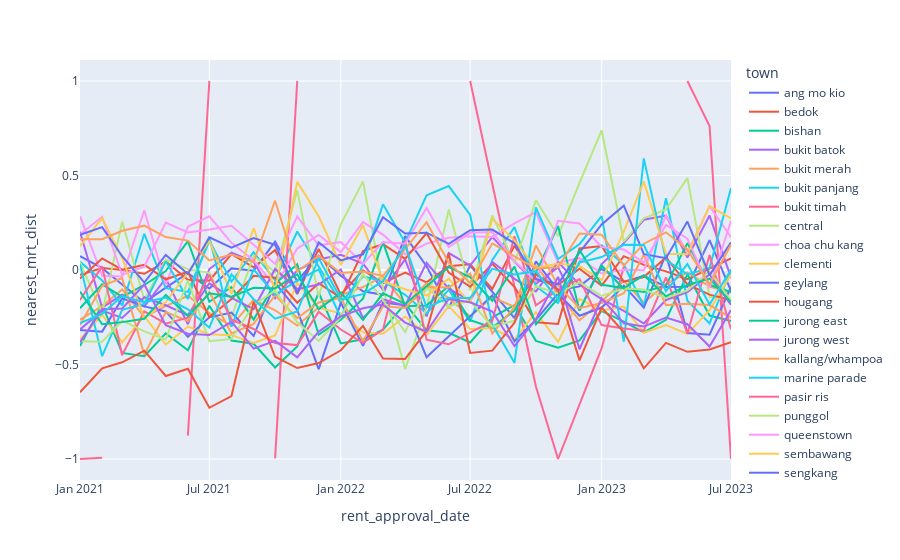

The code cell stored with this chart in its notebook:
### Code cell
train_df_cleaned_final.groupby(['rent_approval_date', 'town'])[['psqm', 'nearest_mrt_dist']].corr().iloc[0::2,-1].reset_index().plot.line(x='rent_approval_date', y='nearest_mrt_dist', color='town')

### Figure 1 — Plotly figure (JSON) as saved in the notebook; plotly's stock layout.template omitted (floating-point values rounded to 4 significant figures)
{"data": [{"hovertemplate": "town=ang mo kio<br>rent_approval_date=%{x}<br>nearest_mrt_dist=%{y}<extra></extra>", "legendgroup": "ang mo kio", "line": {"color": "#636efa", "dash": "solid"}, "marker": {"symbol": "circle"}, "mode": "lines", "name": "ang mo kio", "orientation": "v", "showlegend": true, "type": "scatter", "x": ["2021-01", "2021-02", "2021-03", "2021-04", "2021-05", "2021-06", "2021-07", "2021-08", "2021-09", "2021-10", "2021-11", "2021-12", "2022-01", "2022-02", "2022-03", "2022-04", "2022-05", "2022-06", "2022-07", "2022-08", "2022-09", "2022-10", "2022-11", "2022-12", "2023-01", "2023-02", "2023-03", "2023-04", "2023-05", "2023-06", "2023-07"], "xaxis": "x", "y": [0.07314, 0.009713, -0.07688, -0.1723, -0.09359, -0.01667, -0.0981, 0.008501, -0.004125, 0.1501, -0.0595, 0.07567, -0.02962, -0.1123, -0.1313, 0.1795, 0.01997, -0.201, 0.02334, -0.1127, -0.2548, 0.04543, -0.1065, -0.08655, 0.004924, -0.06289, -0.03027, -0.08942, -0.08883, 0.1577, -0.11], "yaxis": "y"}, {"hovertemplate": "town=bedok<br>rent_approval_date=%{x}<br>nearest_mrt_dist=%{y}<extra></extra>", "legendgroup": "bedok", "line": {"color": "#EF553B", "dash": "solid"}, "marker": {"symbol": "circle"}, "mode": "lines", "name": "bedok", "orientation": "v", "showlegend": true, "type": "scatter", "x": ["2021-01", "2021-02", "2021-03", "2021-04", "2021-05", "2021-06", "2021-07", "2021-08", "2021-09", "2021-10", "2021-11", "2021-12", "2022-01", "2022-02", "2022-03", "2022-04", "2022-05", "2022-06", "2022-07", "2022-08", "2022-09", "2022-10", "2022-11", "2022-12", "2023-01", "2023-02", "2023-03", "2023-04", "2023-05", "2023-06", "2023-07"], "xaxis": "x", "y": [-0.02584, 0.01086, -0.0002375, -0.02012, 0.04481, -0.0522, -0.0569, 0.08452, 0.01454, 0.1057, -0.1268, 0.1121, -0.1305, -0.001143, -0.06899, -0.01375, -0.06506, 0.02006, 0.02994, -0.1001, 0.129, -0.0513, -0.07921, 0.006622, -0.08194, 0.07325, 0.02722, -0.007194, -0.04861, 0.009066, 0.06181], "yaxis": "y"}, {"hovertemplate": "town=bishan<br>rent_approval_date=%{x}<br>nearest_mrt_dist=%{y}<extra></extra>", "legendgroup": "bishan", "line": {"color": "#00cc96", "dash": "solid"}, "marker": {"symbol": "circle"}, "mode": "lines", "name": "bishan", "orientation": "v", "showlegend": true, "type": "scatter", "x": ["2021-01", "2021-02", "2021-03", "2021-04", "2021-05", "2021-06", "2021-07", "2021-08", "2021-09", "2021-10", "2021-11", "2021-12", "2022-01", "2022-02", "2022-03", "2022-04", "2022-05", "2022-06", "2022-07", "2022-08", "2022-09", "2022-10", "2022-11", "2022-12", "2023-01", "2023-02", "2023-03", "2023-04", "2023-05", "2023-06", "2023-07"], "xaxis": "x", "y": [-0.4023, -0.1843, -0.4386, -0.4558, -0.3352, -0.4247, -0.1893, -0.3735, -0.3905, -0.5159, -0.4045, -0.1189, -0.3885, -0.367, -0.3152, -0.1779, -0.3189, -0.3325, -0.3833, -0.2501, -0.1855, -0.375, -0.4112, -0.3727, -0.2168, -0.2732, -0.3301, -0.2633, -0.02293, -0.2411, -0.2698], "yaxis": "y"}, {"hovertemplate": "town=bukit batok<br>rent_approval_date=%{x}<br>nearest_mrt_dist=%{y}<extra></extra>", "legendgroup": "bukit batok", "line": {"color": "#ab63fa", "dash": "solid"}, "marker": {"symbol": "circle"}, "mode": "lines", "name": "bukit batok", "orientation": "v", "showlegend": true, "type": "scatter", "x": ["2021-01", "2021-02", "2021-03", "2021-04", "2021-05", "2021-06", "2021-07", "2021-08", "2021-09", "2021-10", "2021-11", "2021-12", "2022-01", "2022-02", "2022-03", "2022-04", "2022-05", "2022-06", "2022-07", "2022-08", "2022-09", "2022-10", "2022-11", "2022-12", "2023-01", "2023-02", "2023-03", "2023-04", "2023-05", "2023-06", "2023-07"], "xaxis": "x", "y": [0.2023, -0.1989, -0.1302, -0.1934, -0.0448, -0.2868, 0.005255, 0.09204, 0.04302, -0.1493, -0.002083, 0.05553, 0.08043, 0.03349, -0.1046, 0.05585, -0.2452, 0.08987, 0.02374, 0.1758, 0.04451, -0.07225, 0.01416, -0.2126, 0.03136, 0.1423, 0.2657, 0.2879, 0.06643, 0.2879, -0.04015], "yaxis": "y"}, {"hovertemplate": "town=bukit merah<br>rent_approval_date=%{x}<br>nearest_mrt_dist=%{y}<extra></extra>", "legendgroup": "bukit merah", "line": {"color": "#FFA15A", "dash": "solid"}, "marker": {"symbol": "circle"}, "mode": "lines", "name": "bukit merah", "orientation": "v", "showlegend": true, "type": "scatter", "x": ["2021-01", "2021-02", "2021-03", "2021-04", "2021-05", "2021-06", "2021-07", "2021-08", "2021-09", "2021-10", "2021-11", "2021-12", "2022-01", "2022-02", "2022-03", "2022-04", "2022-05", "2022-06", "2022-07", "2022-08", "2022-09", "2022-10", "2022-11", "2022-12", "2023-01", "2023-02", "2023-03", "2023-04", "2023-05", "2023-06", "2023-07"], "xaxis": "x", "y": [-0.2624, -0.1916, -0.1031, -0.2492, -0.1913, -0.1363, -0.2278, -0.2954, -0.1574, -0.2132, -0.2939, -0.1982, -0.1325, -0.09013, -0.03275, -0.1825, -0.07064, -0.1491, -0.2457, -0.1434, -0.1957, 0.02164, -0.1269, -0.2662, -0.165, -0.05727, -0.172, -0.07435, -0.01218, -0.08752, -0.1199], "yaxis": "y"}, {"hovertemplate": "town=bukit panjang<br>rent_approval_date=%{x}<br>nearest_mrt_dist=%{y}<extra></extra>", "legendgroup": "bukit panjang", "line": {"color": "#19d3f3", "dash": "solid"}, "marker": {"symbol": "circle"}, "mode": "lines", "name": "bukit panjang", "orientation": "v", "showlegend": true, "type": "scatter", "x": ["2021-01", "2021-02", "2021-03", "2021-04", "2021-05", "2021-06", "2021-07", "2021-08", "2021-09", "2021-10", "2021-11", "2021-12", "2022-01", "2022-02", "2022-03", "2022-04", "2022-05", "2022-06", "2022-07", "2022-08", "2022-09", "2022-10", "2022-11", "2022-12", "2023-01", "2023-02", "2023-03", "2023-04", "2023-05", "2023-06", "2023-07"], "xaxis": "x", "y": [0.04323, -0.05531, -0.1869, 0.1914, -0.09613, -0.1157, 0.1529, -0.06074, 0.0938, -0.0532, 0.2035, 0.01516, -0.1738, -0.03364, -0.05902, -0.1312, -0.229, -0.1054, -0.2732, 0.05327, 0.2266, -0.08561, -0.1747, 0.04369, 0.131, 0.02931, -0.193, 0.3797, -0.1628, -0.283, 0.002956], "yaxis": "y"}, {"hovertemplate": "town=bukit timah<br>rent_approval_date=%{x}<br>nearest_mrt_dist=%{y}<extra></extra>", "legendgroup": "bukit timah", "line": {"color": "#FF6692", "dash": "solid"}, "marker": {"symbol": "circle"}, "mode": "lines", "name": "bukit timah", "orientation": "v", "showlegend": true, "type": "scatter", "x": ["2021-01", "2021-02", "2021-03", "2021-04", "2021-05", "2021-06", "2021-07", "2021-08", "2021-09", "2021-10", "2021-11", "2021-12", "2022-01", "2022-02", "2022-03", "2022-06", "2022-07", "2022-10", "2022-11", "2023-01", "2023-02", "2023-03", "2023-04", "2023-05", "2023-06", "2023-07"], "xaxis": "x", "y": [-1.0, -0.9933, null, null, null, -0.8765, 1.0, null, null, -0.9965, 1.0, null, -1.0, null, -1.0, null, 1.0, -0.6161, -1, -0.4135, 0.01762, null, null, 1.0, 0.7617, -1.0], "yaxis": "y"}, {"hovertemplate": "town=central<br>rent_approval_date=%{x}<br>nearest_mrt_dist=%{y}<extra></extra>", "legendgroup": "central", "line": {"color": "#B6E880", "dash": "solid"}, "marker": {"symbol": "circle"}, "mode": "lines", "name": "central", "orientation": "v", "showlegend": true, "type": "scatter", "x": ["2021-01", "2021-02", "2021-03", "2021-04", "2021-05", "2021-06", "2021-07", "2021-08", "2021-09", "2021-10", "2021-11", "2021-12", "2022-01", "2022-02", "2022-03", "2022-04", "2022-05", "2022-06", "2022-07", "2022-08", "2022-09", "2022-10", "2022-11", "2022-12", "2023-01", "2023-02", "2023-03", "2023-04", "2023-05", "2023-06", "2023-07"], "xaxis": "x", "y": [0.04082, -0.2283, 0.2562, -0.1584, 0.05486, 0.004184, -0.01511, -0.2478, 0.07384, -0.01045, 0.4223, -0.1407, 0.2417, 0.4689, -0.09531, -0.5243, -0.1981, 0.3195, -0.1085, 0.2882, 0.03661, 0.3687, 0.1803, 0.4614, 0.7393, 0.1508, 0.2736, 0.3201, 0.4871, -0.1427, -0.1607], "yaxis": "y"}, {"hovertemplate": "town=choa chu kang<br>rent_approval_date=%{x}<br>nearest_mrt_dist=%{y}<extra></extra>", "legendgroup": "choa chu kang", "line": {"color": "#FF97FF", "dash": "solid"}, "marker": {"symbol": "circle"}, "mode": "lines", "name": "choa chu kang", "orientation": "v", "showlegend": true, "type": "scatter", "x": ["2021-01", "2021-02", "2021-03", "2021-04", "2021-05", "2021-06", "2021-07", "2021-08", "2021-09", "2021-10", "2021-11", "2021-12", "2022-01", "2022-02", "2022-03", "2022-04", "2022-05", "2022-06", "2022-07", "2022-08", "2022-09", "2022-10", "2022-11", "2022-12", "2023-01", "2023-02", "2023-03", "2023-04", "2023-05", "2023-06", "2023-07"], "xaxis": "x", "y": [0.2846, -0.03042, -0.03464, 0.3161, -0.07805, 0.2291, 0.2841, 0.1439, 0.05144, -0.08458, 0.1136, 0.1851, 0.09521, 0.2535, 0.1871, 0.08353, 0.1394, 0.1711, 0.1788, 0.1748, 0.2464, 0.3056, 0.03935, 0.06255, -0.01845, 0.0007167, -0.0007428, 0.2886, 0.09153, 0.3379, 0.1731], "yaxis": "y"}, {"hovertemplate": "town=clementi<br>rent_approval_date=%{x}<br>nearest_mrt_dist=%{y}<extra></extra>", "legendgroup": "clementi", "line": {"color": "#FECB52", "dash": "solid"}, "marker": {"symbol": "circle"}, "mode": "lines", "name": "clementi", "orientation": "v", "showlegend": true, "type": "scatter", "x": ["2021-01", "2021-02", "2021-03", "2021-04", "2021-05", "2021-06", "2021-07", "2021-08", "2021-09", "2021-10", "2021-11", "2021-12", "2022-01", "2022-02", "2022-03", "2022-04", "2022-05", "2022-06", "2022-07", "2022-08", "2022-09", "2022-10", "2022-11", "2022-12", "2023-01", "2023-02", "2023-03", "2023-04", "2023-05", "2023-06", "2023-07"], "xaxis": "x", "y": [-0.3671, -0.2369, -0.3827, -0.2435, -0.3944, -0.2992, -0.3397, -0.3446, -0.3866, -0.3469, -0.06939, -0.1998, -0.2293, -0.3301, -0.3376, -0.2463, -0.3431, -0.1912, -0.3125, -0.3069, -0.3673, -0.2226, -0.3807, -0.1522, -0.2147, -0.194, -0.3318, -0.2919, -0.3377, -0.2125, -0.02399], "yaxis": "y"}, {"hovertemplate": "town=geylang<br>rent_approval_date=%{x}<br>nearest_mrt_dist=%{y}<extra></extra>", "legendgroup": "geylang", "line": {"color": "#636efa", "dash": "solid"}, "marker": {"symbol": "circle"}, "mode": "lines", "name": "geylang", "orientation": "v", "showlegend": true, "type": "scatter", "x": ["2021-01", "2021-02", "2021-03", "2021-04", "2021-05", "2021-06", "2021-07", "2021-08", "2021-09", "2021-10", "2021-11", "2021-12", "2022-01", "2022-02", "2022-03", "2022-04", "2022-05", "2022-06", "2022-07", "2022-08", "2022-09", "2022-10", "2022-11", "2022-12", "2023-01", "2023-02", "2023-03", "2023-04", "2023-05", "2023-06", "2023-07"], "xaxis": "x", "y": [-0.3177, -0.3261, -0.1501, -0.1924, -0.2194, -0.3536, -0.2507, -0.2255, -0.3493, -0.06875, -0.2115, -0.5243, -0.1736, -0.401, -0.1725, -0.1861, -0.4611, -0.3501, -0.2473, -0.1343, -0.3774, -0.2635, -0.1243, -0.2421, -0.1985, -0.08257, -0.1996, 0.08409, -0.3335, -0.342, -0.08896], "yaxis": "y"}, {"hovertemplate": "town=hougang<br>rent_approval_date=%{x}<br>nearest_mrt_dist=%{y}<extra></extra>", "legendgroup": "hougang", "line": {"color": "#EF553B", "dash": "solid"}, "marker": {"symbol": "circle"}, "mode": "lines", "name": "hougang", "orientation": "v", "showlegend": true, "type": "scatter", "x": ["2021-01", "2021-02", "2021-03", "2021-04", "2021-05", "2021-06", "2021-07", "2021-08", "2021-09", "2021-10", "2021-11", "2021-12", "2022-01", "2022-02", "2022-03", "2022-04", "2022-05", "2022-06", "2022-07", "2022-08", "2022-09", "2022-10", "2022-11", "2022-12", "2023-01", "2023-02", "2023-03", "2023-04", "2023-05", "2023-06", "2023-07"], "xaxis": "x", "y": [-0.04534, 0.06092, 0.001987, 0.02758, -0.04926, -0.009783, -0.2493, -0.1531, -0.03088, -0.04081, -0.1732, -0.07016, -0.1475, 0.09983, 0.137, 0.05871, 0.1951, -0.01374, -0.08871, 0.03239, -0.08982, -0.2768, -0.2859, 0.1136, 0.1272, -0.06191, -0.03769, 0.06625, -0.07638, -0.1304, -0.1583], "yaxis": "y"}, {"hovertemplate": "town=jurong east<br>rent_approval_date=%{x}<br>nearest_mrt_dist=%{y}<extra></extra>", "legendgroup": "jurong east", "line": {"color": "#00cc96", "dash": "solid"}, "marker": {"symbol": "circle"}, "mode": "lines", "name": "jurong east", "orientation": "v", "showlegend": true, "type": "scatter", "x": ["2021-01", "2021-02", "2021-03", "2021-04", "2021-05", "2021-06", "2021-07", "2021-08", "2021-09", "2021-10", "2021-11", "2021-12", "2022-01", "2022-02", "2022-03", "2022-04", "2022-05", "2022-06", "2022-07", "2022-08", "2022-09", "2022-10", "2022-11", "2022-12", "2023-01", "2023-02", "2023-03", "2023-04", "2023-05", "2023-06", "2023-07"], "xaxis": "x", "y": [-0.2027, -0.07562, -0.1426, -0.07935, -0.005799, 0.1532, -0.168, -0.09077, -0.2625, -0.07241, 0.03017, -0.3423, -0.2624, -0.152, 0.1475, -0.1919, -0.1876, -0.08293, -0.2658, -0.3044, -0.2141, -0.01281, 0.233, -0.2149, 0.02339, -0.1004, -0.1167, -0.08216, 0.1424, -0.07838, -0.1173], "yaxis": "y"}, {"hovertemplate": "town=jurong west<br>rent_approval_date=%{x}<br>nearest_mrt_dist=%{y}<extra></extra>", "legendgroup": "jurong west", "line": {"color": "#ab63fa", "dash": "solid"}, "marker": {"symbol": "circle"}, "mode": "lines", "name": "jurong west", "orientation": "v", "showlegend": true, "type": "scatter", "x": ["2021-01", "2021-02", "2021-03", "2021-04", "2021-05", "2021-06", "2021-07", "2021-08", "2021-09", "2021-10", "2021-11", "2021-12", "2022-01", "2022-02", "2022-03", "2022-04", "2022-05", "2022-06", "2022-07", "2022-08", "2022-09", "2022-10", "2022-11", "2022-12", "2023-01", "2023-02", "2023-03", "2023-04", "2023-05", "2023-06", "2023-07"], "xaxis": "x", "y": [-0.3144, -0.2151, -0.2536, -0.1442, -0.1864, -0.2388, -0.07035, -0.1472, -0.2067, 0.005781, -0.101, -0.07669, 0.002739, -0.2536, -0.156, -0.1889, 0.03837, -0.09901, -0.1616, 0.04241, -0.04715, -0.1136, 0.04148, -0.07777, -0.1538, -0.2162, -0.283, -0.1585, -0.1175, -0.02346, -0.1842], "yaxis": "y"}, {"hovertemplate": "town=kallang/whampoa<br>rent_approval_date=%{x}<br>nearest_mrt_dist=%{y}<extra></extra>", "legendgroup": "kallang/whampoa", "line": {"color": "#FFA15A", "dash": "solid"}, "marker": {"symbol": "circle"}, "mode": "lines", "name": "kallang/whampoa", "orientation": "v", "showlegend": true, "type": "scatter", "x": ["2021-01", "2021-02", "2021-03", "2021-04", "2021-05", "2021-06", "2021-07", "2021-08", "2021-09", "2021-10", "2021-11", "2021-12", "2022-01", "2022-02", "2022-03", "2022-04", "2022-05", "2022-06", "2022-07", "2022-08", "2022-09", "2022-10", "2022-11", "2022-12", "2023-01", "2023-02", "2023-03", "2023-04", "2023-05", "2023-06", "2023-07"], "xaxis": "x", "y": [-0.2915, -0.08341, -0.04323, -0.4488, -0.2226, -0.2695, -0.1162, -0.3357, -0.2855, -0.1334, -0.2543, -0.1717, -0.1465, -0.3775, -0.1918, -0.2013, -0.08979, -0.09302, -0.01919, -0.336, -0.1961, 0.1292, -0.08209, -0.2019, -0.1743, -0.1225, 0.0812, -0.1858, -0.1781, -0.1856, -0.2518], "yaxis": "y"}, {"hovertemplate": "town=marine parade<br>rent_approval_date=%{x}<br>nearest_mrt_dist=%{y}<extra></extra>", "legendgroup": "marine parade", "line": {"color": "#19d3f3", "dash": "solid"}, "marker": {"symbol": "circle"}, "mode": "lines", "name": "marine parade", "orientation": "v", "showlegend": true, "type": "scatter", "x": ["2021-01", "2021-02", "2021-03", "2021-04", "2021-05", "2021-06", "2021-07", "2021-08", "2021-09", "2021-10", "2021-11", "2021-12", "2022-01", "2022-02", "2022-03", "2022-04", "2022-05", "2022-06", "2022-07", "2022-08", "2022-09", "2022-10", "2022-11", "2022-12", "2023-01", "2023-02", "2023-03", "2023-04", "2023-05", "2023-06", "2023-07"], "xaxis": "x", "y": [0.03074, -0.4562, -0.2109, -0.1792, 0.0458, -0.1531, 0.1753, -0.3001, 0.003161, -0.1305, -0.05649, 0.002991, -0.2528, 0.03087, 0.3473, 0.1459, 0.3951, 0.4441, 0.291, -0.2889, -0.4909, 0.3313, 0.05821, 0.1368, 0.2852, -0.3796, 0.5905, 0.053, -0.02327, 0.01061, 0.4337], "yaxis": "y"}, {"hovertemplate": "town=pasir ris<br>rent_approval_date=%{x}<br>nearest_mrt_dist=%{y}<extra></extra>", "legendgroup": "pasir ris", "line": {"color": "#FF6692", "dash": "solid"}, "marker": {"symbol": "circle"}, "mode": "lines", "name": "pasir ris", "orientation": "v", "showlegend": true, "type": "scatter", "x": ["2021-01", "2021-02", "2021-03", "2021-04", "2021-05", "2021-06", "2021-07", "2021-08", "2021-09", "2021-10", "2021-11", "2021-12", "2022-01", "2022-02", "2022-03", "2022-04", "2022-05", "2022-06", "2022-07", "2022-08", "2022-09", "2022-10", "2022-11", "2022-12", "2023-01", "2023-02", "2023-03", "2023-04", "2023-05", "2023-06", "2023-07"], "xaxis": "x", "y": [-0.1587, 0.01908, -0.4506, -0.2192, -0.284, -0.2523, -0.02512, -0.263, -0.3122, -0.3858, -0.3974, -0.2214, -0.3148, -0.3858, -0.3157, 0.1545, -0.3688, -0.393, -0.3318, -0.2694, 0.1789, -0.1874, -0.1035, -0.04779, -0.2915, -0.3098, -0.3213, -0.03945, -0.3355, 0.07882, -0.3134], "yaxis": "y"}, {"hovertemplate": "town=punggol<br>rent_approval_date=%{x}<br>nearest_mrt_dist=%{y}<extra></extra>", "legendgroup": "punggol", "line": {"color": "#B6E880", "dash": "solid"}, "marker": {"symbol": "circle"}, "mode": "lines", "name": "punggol", "orientation": "v", "showlegend": true, "type": "scatter", "x": ["2021-01", "2021-02", "2021-03", "2021-04", "2021-05", "2021-06", "2021-07", "2021-08", "2021-09", "2021-10", "2021-11", "2021-12", "2022-01", "2022-02", "2022-03", "2022-04", "2022-05", "2022-06", "2022-07", "2022-08", "2022-09", "2022-10", "2022-11", "2022-12", "2023-01", "2023-02", "2023-03", "2023-04", "2023-05", "2023-06", "2023-07"], "xaxis": "x", "y": [-0.3775, -0.3793, -0.2683, -0.3245, -0.3682, -0.05653, -0.3766, -0.3646, -0.1844, -0.1093, -0.2767, -0.3753, -0.251, -0.02139, -0.1583, -0.3282, -0.09572, -0.1907, -0.1629, -0.3004, -0.2682, -0.08625, -0.1245, -0.0641, -0.1375, -0.09826, -0.1034, -0.1483, -0.1081, -0.006128, -0.1607], "yaxis": "y"}, {"hovertemplate": "town=queenstown<br>rent_approval_date=%{x}<br>nearest_mrt_dist=%{y}<extra></extra>", "legendgroup": "queenstown", "line": {"color": "#FF97FF", "dash": "solid"}, "marker": {"symbol": "circle"}, "mode": "lines", "name": "queenstown", "orientation": "v", "showlegend": true, "type": "scatter", "x": ["2021-01", "2021-02", "2021-03", "2021-04", "2021-05", "2021-06", "2021-07", "2021-08", "2021-09", "2021-10", "2021-11", "2021-12", "2022-01", "2022-02", "2022-03", "2022-04", "2022-05", "2022-06", "2022-07", "2022-08", "2022-09", "2022-10", "2022-11", "2022-12", "2023-01", "2023-02", "2023-03", "2023-04", "2023-05", "2023-06", "2023-07"], "xaxis": "x", "y": [0.1879, 0.2815, -0.02649, 0.01787, 0.251, 0.1985, 0.2139, 0.2342, 0.134, 0.03236, 0.2834, 0.1304, 0.1485, 0.033, 0.1478, 0.1388, 0.328, 0.1215, 0.1967, 0.2013, 0.04686, -0.059, 0.2606, 0.2461, 0.1216, 0.1081, 0.0393, 0.2383, 0.1652, -0.09555, 0.2603], "yaxis": "y"}, {"hovertemplate": "town=sembawang<br>rent_approval_date=%{x}<br>nearest_mrt_dist=%{y}<extra></extra>", "legendgroup": "sembawang", "line": {"color": "#FECB52", "dash": "solid"}, "marker": {"symbol": "circle"}, "mode": "lines", "name": "sembawang", "orientation": "v", "showlegend": true, "type": "scatter", "x": ["2021-01", "2021-02", "2021-03", "2021-04", "2021-05", "2021-06", "2021-07", "2021-08", "2021-09", "2021-10", "2021-11", "2021-12", "2022-01", "2022-02", "2022-03", "2022-04", "2022-05", "2022-06", "2022-07", "2022-08", "2022-09", "2022-10", "2022-11", "2022-12", "2023-01", "2023-02", "2023-03", "2023-04", "2023-05", "2023-06", "2023-07"], "xaxis": "x", "y": [0.1258, 0.2743, 0.06362, -0.2544, -0.17, -0.01425, 0.1538, -0.126, 0.2215, -0.1066, 0.4662, 0.2839, 0.02576, 0.2371, -0.06087, -0.1021, -0.1356, -0.04586, -0.1757, 0.2708, 0.157, 0.01053, 0.03432, 0.02068, -0.05377, 0.2034, 0.4691, 0.08555, 0.08345, 0.3381, 0.2733], "yaxis": "y"}, {"hovertemplate": "town=sengkang<br>rent_approval_date=%{x}<br>nearest_mrt_dist=%{y}<extra></extra>", "legendgroup": "sengkang", "line": {"color": "#636efa", "dash": "solid"}, "marker": {"symbol": "circle"}, "mode": "lines", "name": "sengkang", "orientation": "v", "showlegend": true, "type": "scatter", "x": ["2021-01", "2021-02", "2021-03", "2021-04", "2021-05", "2021-06", "2021-07", "2021-08", "2021-09", "2021-10", "2021-11", "2021-12", "2022-01", "2022-02", "2022-03", "2022-04", "2022-05", "2022-06", "2022-07", "2022-08", "2022-09", "2022-10", "2022-11", "2022-12", "2023-01", "2023-02", "2023-03", "2023-04", "2023-05", "2023-06", "2023-07"], "xaxis": "x", "y": [0.1864, 0.2268, 0.07291, -0.06625, 0.07996, -0.021, 0.1726, 0.1184, 0.1685, 0.1331, -0.1231, 0.1465, 0.05085, 0.08289, 0.2793, 0.1929, 0.1972, 0.1385, 0.2107, 0.2136, 0.1413, -0.04769, -0.07435, 0.09343, 0.241, 0.3405, 0.08393, 0.06273, 0.2562, -0.02732, 0.146], "yaxis": "y"}, {"hovertemplate": "town=serangoon<br>rent_approval_date=%{x}<br>nearest_mrt_dist=%{y}<extra></extra>", "legendgroup": "serangoon", "line": {"color": "#EF553B", "dash": "solid"}, "marker": {"symbol": "circle"}, "mode": "lines", "name": "serangoon", "orientation": "v", "showlegend": true, "type": "scatter", "x": ["2021-01", "2021-02", "2021-03", "2021-04", "2021-05", "2021-06", "2021-07", "2021-08", "2021-09", "2021-10", "2021-11", "2021-12", "2022-01", "2022-02", "2022-03", "2022-04", "2022-05", "2022-06", "2022-07", "2022-08", "2022-09", "2022-10", "2022-11", "2022-12", "2023-01", "2023-02", "2023-03", "2023-04", "2023-05", "2023-06", "2023-07"], "xaxis": "x", "y": [-0.6473, -0.5204, -0.4882, -0.4268, -0.5607, -0.5223, -0.729, -0.6671, -0.1675, -0.459, -0.5188, -0.4924, -0.4248, -0.2958, -0.4688, -0.4708, -0.3221, 0.0869, -0.4389, -0.4268, -0.279, -0.02201, -0.1059, -0.478, -0.1995, -0.3284, -0.5203, -0.3859, -0.4329, -0.4203, -0.3827], "yaxis": "y"}, {"hovertemplate": "town=tampines<br>rent_approval_date=%{x}<br>nearest_mrt_dist=%{y}<extra></extra>", "legendgroup": "tampines", "line": {"color": "#00cc96", "dash": "solid"}, "marker": {"symbol": "circle"}, "mode": "lines", "name": "tampines", "orientation": "v", "showlegend": true, "type": "scatter", "x": ["2021-01", "2021-02", "2021-03", "2021-04", "2021-05", "2021-06", "2021-07", "2021-08", "2021-09", "2021-10", "2021-11", "2021-12", "2022-01", "2022-02", "2022-03", "2022-04", "2022-05", "2022-06", "2022-07", "2022-08", "2022-09", "2022-10", "2022-11", "2022-12", "2023-01", "2023-02", "2023-03", "2023-04", "2023-05", "2023-06", "2023-07"], "xaxis": "x", "y": [-0.114, -0.287, -0.2757, -0.258, -0.1319, -0.2432, -0.1235, -0.1414, -0.09452, -0.09753, -0.02265, -0.2079, -0.1184, -0.2637, -0.1237, -0.1796, -0.0858, 0.01567, -0.03817, -0.1631, 0.01833, -0.2876, -0.149, 0.1047, -0.07859, -0.09521, -0.02757, -0.139, -0.07904, -0.04547, -0.1704], "yaxis": "y"}, {"hovertemplate": "town=toa payoh<br>rent_approval_date=%{x}<br>nearest_mrt_dist=%{y}<extra></extra>", "legendgroup": "toa payoh", "line": {"color": "#ab63fa", "dash": "solid"}, "marker": {"symbol": "circle"}, "mode": "lines", "name": "toa payoh", "orientation": "v", "showlegend": true, "type": "scatter", "x": ["2021-01", "2021-02", "2021-03", "2021-04", "2021-05", "2021-06", "2021-07", "2021-08", "2021-09", "2021-10", "2021-11", "2021-12", "2022-01", "2022-02", "2022-03", "2022-04", "2022-05", "2022-06", "2022-07", "2022-08", "2022-09", "2022-10", "2022-11", "2022-12", "2023-01", "2023-02", "2023-03", "2023-04", "2023-05", "2023-06", "2023-07"], "xaxis": "x", "y": [-0.3827, -0.2077, -0.2032, -0.07678, -0.2924, -0.3368, -0.3441, -0.2747, -0.4161, -0.3748, -0.4618, -0.3257, -0.2452, -0.2025, -0.183, -0.2781, -0.3267, -0.1537, -0.1711, -0.2193, -0.4022, -0.261, -0.03631, -0.4194, -0.1495, -0.282, -0.2994, -0.2515, -0.2868, -0.4048, -0.2111], "yaxis": "y"}, {"hovertemplate": "town=woodlands<br>rent_approval_date=%{x}<br>nearest_mrt_dist=%{y}<extra></extra>", "legendgroup": "woodlands", "line": {"color": "#FFA15A", "dash": "solid"}, "marker": {"symbol": "circle"}, "mode": "lines", "name": "woodlands", "orientation": "v", "showlegend": true, "type": "scatter", "x": ["2021-01", "2021-02", "2021-03", "2021-04", "2021-05", "2021-06", "2021-07", "2021-08", "2021-09", "2021-10", "2021-11", "2021-12", "2022-01", "2022-02", "2022-03", "2022-04", "2022-05", "2022-06", "2022-07", "2022-08", "2022-09", "2022-10", "2022-11", "2022-12", "2023-01", "2023-02", "2023-03", "2023-04", "2023-05", "2023-06", "2023-07"], "xaxis": "x", "y": [0.163, 0.1631, 0.2079, 0.2345, 0.1743, 0.1556, 0.05031, 0.08196, 0.04235, 0.3666, -0.007943, 0.07389, -0.01633, -0.007545, -0.03105, 0.1101, 0.253, 0.0388, -0.06863, 0.1409, 0.07226, 0.008268, 0.01406, 0.1927, 0.1863, 0.02296, 0.1392, 0.1994, 0.1092, -0.07782, 0.1346], "yaxis": "y"}, {"hovertemplate": "town=yishun<br>rent_approval_date=%{x}<br>nearest_mrt_dist=%{y}<extra></extra>", "legendgroup": "yishun", "line": {"color": "#19d3f3", "dash": "solid"}, "marker": {"symbol": "circle"}, "mode": "lines", "name": "yishun", "orientation": "v", "showlegend": true, "type": "scatter", "x": ["2021-01", "2021-02", "2021-03", "2021-04", "2021-05", "2021-06", "2021-07", "2021-08", "2021-09", "2021-10", "2021-11", "2021-12", "2022-01", "2022-02", "2022-03", "2022-04", "2022-05", "2022-06", "2022-07", "2022-08", "2022-09", "2022-10", "2022-11", "2022-12", "2023-01", "2023-02", "2023-03", "2023-04", "2023-05", "2023-06", "2023-07"], "xaxis": "x", "y": [-0.2813, -0.232, -0.1375, -0.1708, -0.1459, -0.2082, -0.3049, -0.02332, -0.1544, -0.2572, -0.2198, 0.06282, -0.1538, -0.1276, -0.05922, 0.1314, -0.1979, -0.1475, -0.1478, 0.005985, -0.02406, -0.006099, -0.157, 0.03891, 0.06851, 0.1334, 0.1325, -0.1123, 0.03117, -0.183, 0.001829], "yaxis": "y"}], "layout": {"legend": {"title": {"text": "town"}, "tracegroupgap": 0}, "margin": {"t": 60}, "xaxis": {"anchor": "y", "domain": [0, 1], "title": {"text": "rent_approval_date"}}, "yaxis": {"anchor": "x", "domain": [0, 1], "title": {"text": "nearest_mrt_dist"}}}}
